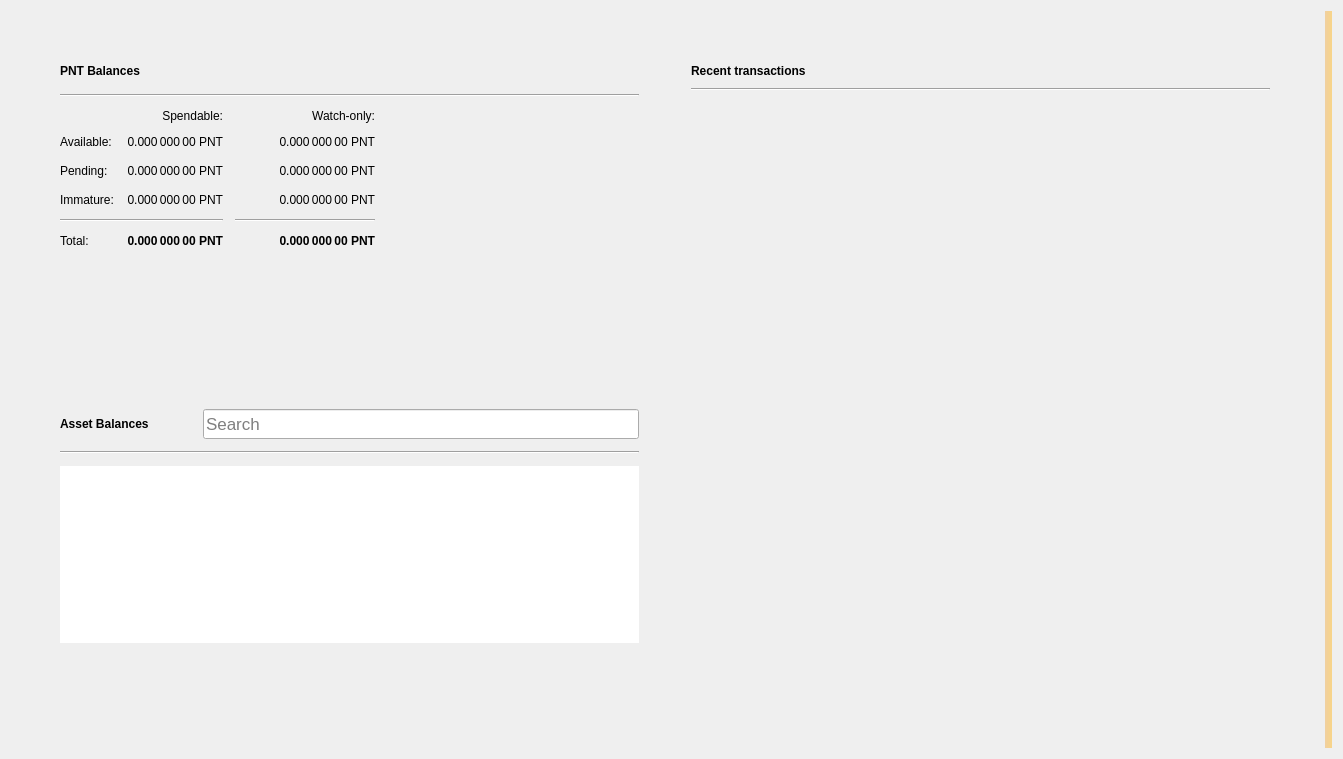
<?xml version="1.0" encoding="UTF-8"?>
<ui version="4.0">
 <class>OverviewPage</class>
 <widget class="QWidget" name="OverviewPage">
  <property name="geometry">
   <rect>
    <x>0</x>
    <y>0</y>
    <width>1343</width>
    <height>759</height>
   </rect>
  </property>
  <property name="windowTitle">
   <string>Form</string>
  </property>
  <property name="autoFillBackground">
   <bool>false</bool>
  </property>
  <layout class="QGridLayout" name="gridLayout_3">
   <item row="0" column="1">
    <layout class="QVBoxLayout" name="verticalLayout_7">
     <property name="spacing">
      <number>0</number>
     </property>
     <property name="leftMargin">
      <number>0</number>
     </property>
     <property name="topMargin">
      <number>0</number>
     </property>
     <property name="rightMargin">
      <number>0</number>
     </property>
     <property name="bottomMargin">
      <number>0</number>
     </property>
     <item>
      <layout class="QHBoxLayout" name="horizontalLayout" stretch="0,0">
       <property name="spacing">
        <number>34</number>
       </property>
       <property name="sizeConstraint">
        <enum>QLayout::SetMaximumSize</enum>
       </property>
       <property name="leftMargin">
        <number>40</number>
       </property>
       <property name="topMargin">
        <number>40</number>
       </property>
       <property name="rightMargin">
        <number>40</number>
       </property>
       <property name="bottomMargin">
        <number>40</number>
       </property>
       <item>
        <layout class="QVBoxLayout" name="verticalLayout_2">
         <property name="spacing">
          <number>34</number>
         </property>
         <property name="rightMargin">
          <number>0</number>
         </property>
         <item>
          <widget class="QFrame" name="frame">
           <property name="sizePolicy">
            <sizepolicy hsizetype="Preferred" vsizetype="Preferred">
             <horstretch>0</horstretch>
             <verstretch>0</verstretch>
            </sizepolicy>
           </property>
           <property name="frameShape">
            <enum>QFrame::NoFrame</enum>
           </property>
           <property name="frameShadow">
            <enum>QFrame::Raised</enum>
           </property>
           <property name="lineWidth">
            <number>10</number>
           </property>
           <layout class="QVBoxLayout" name="verticalLayout_4">
            <property name="spacing">
             <number>12</number>
            </property>
            <item>
             <layout class="QHBoxLayout" name="horizontalLayout_4">
              <item>
               <widget class="QLabel" name="pointsBalancesLabel">
                <property name="font">
                 <font>
                  <weight>75</weight>
                  <bold>true</bold>
                 </font>
                </property>
                <property name="text">
                 <string>PNT Balances</string>
                </property>
               </widget>
              </item>
              <item>
               <widget class="QPushButton" name="labelWalletStatus">
                <property name="enabled">
                 <bool>true</bool>
                </property>
                <property name="maximumSize">
                 <size>
                  <width>30</width>
                  <height>16777215</height>
                 </size>
                </property>
                <property name="toolTip">
                 <string>The displayed information may be out of date. Your wallet automatically synchronizes with the points network after a connection is established, but this process has not completed yet.</string>
                </property>
                <property name="text">
                 <string/>
                </property>
                <property name="icon">
                 <iconset>
                  <normaloff>:/icons/warning</normaloff>
                  <disabledoff>:/icons/warning</disabledoff>:/icons/warning</iconset>
                </property>
                <property name="iconSize">
                 <size>
                  <width>24</width>
                  <height>24</height>
                 </size>
                </property>
                <property name="flat">
                 <bool>true</bool>
                </property>
               </widget>
              </item>
              <item>
               <spacer name="horizontalSpacer_3">
                <property name="orientation">
                 <enum>Qt::Horizontal</enum>
                </property>
                <property name="sizeHint" stdset="0">
                 <size>
                  <width>40</width>
                  <height>20</height>
                 </size>
                </property>
               </spacer>
              </item>
             </layout>
            </item>
            <item>
             <widget class="Line" name="line_2">
              <property name="orientation">
               <enum>Qt::Horizontal</enum>
              </property>
             </widget>
            </item>
            <item>
             <layout class="QGridLayout" name="gridLayout">
              <property name="spacing">
               <number>12</number>
              </property>
              <item row="3" column="2">
               <widget class="QLabel" name="labelWatchImmature">
                <property name="font">
                 <font>
                  <weight>50</weight>
                  <bold>false</bold>
                 </font>
                </property>
                <property name="cursor">
                 <cursorShape>IBeamCursor</cursorShape>
                </property>
                <property name="toolTip">
                 <string>Mined balance in watch-only addresses that has not yet matured</string>
                </property>
                <property name="text">
                 <string notr="true">0.000 000 00 PNT</string>
                </property>
                <property name="alignment">
                 <set>Qt::AlignRight|Qt::AlignTrailing|Qt::AlignVCenter</set>
                </property>
                <property name="textInteractionFlags">
                 <set>Qt::LinksAccessibleByMouse|Qt::TextSelectableByKeyboard|Qt::TextSelectableByMouse</set>
                </property>
               </widget>
              </item>
              <item row="2" column="3">
               <spacer name="horizontalSpacer_2">
                <property name="orientation">
                 <enum>Qt::Horizontal</enum>
                </property>
                <property name="sizeHint" stdset="0">
                 <size>
                  <width>40</width>
                  <height>20</height>
                 </size>
                </property>
               </spacer>
              </item>
              <item row="1" column="0">
               <widget class="QLabel" name="labelBalanceText">
                <property name="text">
                 <string>Available:</string>
                </property>
               </widget>
              </item>
              <item row="1" column="2">
               <widget class="QLabel" name="labelWatchAvailable">
                <property name="font">
                 <font>
                  <weight>50</weight>
                  <bold>false</bold>
                 </font>
                </property>
                <property name="cursor">
                 <cursorShape>IBeamCursor</cursorShape>
                </property>
                <property name="toolTip">
                 <string>Your current balance in watch-only addresses</string>
                </property>
                <property name="text">
                 <string notr="true">0.000 000 00 PNT</string>
                </property>
                <property name="alignment">
                 <set>Qt::AlignRight|Qt::AlignTrailing|Qt::AlignVCenter</set>
                </property>
                <property name="textInteractionFlags">
                 <set>Qt::LinksAccessibleByMouse|Qt::TextSelectableByKeyboard|Qt::TextSelectableByMouse</set>
                </property>
               </widget>
              </item>
              <item row="2" column="1">
               <widget class="QLabel" name="labelUnconfirmed">
                <property name="font">
                 <font>
                  <weight>50</weight>
                  <bold>false</bold>
                 </font>
                </property>
                <property name="cursor">
                 <cursorShape>IBeamCursor</cursorShape>
                </property>
                <property name="toolTip">
                 <string>Total of transactions that have yet to be confirmed, and do not yet count toward the spendable balance</string>
                </property>
                <property name="text">
                 <string notr="true">0.000 000 00 PNT</string>
                </property>
                <property name="alignment">
                 <set>Qt::AlignRight|Qt::AlignTrailing|Qt::AlignVCenter</set>
                </property>
                <property name="textInteractionFlags">
                 <set>Qt::LinksAccessibleByMouse|Qt::TextSelectableByKeyboard|Qt::TextSelectableByMouse</set>
                </property>
               </widget>
              </item>
              <item row="4" column="2">
               <widget class="Line" name="lineWatchBalance">
                <property name="sizePolicy">
                 <sizepolicy hsizetype="Preferred" vsizetype="Fixed">
                  <horstretch>0</horstretch>
                  <verstretch>0</verstretch>
                 </sizepolicy>
                </property>
                <property name="minimumSize">
                 <size>
                  <width>140</width>
                  <height>0</height>
                 </size>
                </property>
                <property name="orientation">
                 <enum>Qt::Horizontal</enum>
                </property>
               </widget>
              </item>
              <item row="0" column="1">
               <widget class="QLabel" name="labelSpendable">
                <property name="text">
                 <string>Spendable:</string>
                </property>
                <property name="alignment">
                 <set>Qt::AlignRight|Qt::AlignTrailing|Qt::AlignVCenter</set>
                </property>
               </widget>
              </item>
              <item row="3" column="0">
               <widget class="QLabel" name="labelImmatureText">
                <property name="text">
                 <string>Immature:</string>
                </property>
               </widget>
              </item>
              <item row="5" column="2">
               <widget class="QLabel" name="labelWatchTotal">
                <property name="font">
                 <font>
                  <weight>75</weight>
                  <bold>true</bold>
                 </font>
                </property>
                <property name="cursor">
                 <cursorShape>IBeamCursor</cursorShape>
                </property>
                <property name="toolTip">
                 <string>Current total balance in watch-only addresses</string>
                </property>
                <property name="text">
                 <string notr="true">0.000 000 00 PNT</string>
                </property>
                <property name="alignment">
                 <set>Qt::AlignRight|Qt::AlignTrailing|Qt::AlignVCenter</set>
                </property>
                <property name="textInteractionFlags">
                 <set>Qt::LinksAccessibleByMouse|Qt::TextSelectableByKeyboard|Qt::TextSelectableByMouse</set>
                </property>
               </widget>
              </item>
              <item row="4" column="0" colspan="2">
               <widget class="Line" name="line">
                <property name="orientation">
                 <enum>Qt::Horizontal</enum>
                </property>
               </widget>
              </item>
              <item row="0" column="2">
               <widget class="QLabel" name="labelWatchonly">
                <property name="text">
                 <string>Watch-only:</string>
                </property>
                <property name="alignment">
                 <set>Qt::AlignRight|Qt::AlignTrailing|Qt::AlignVCenter</set>
                </property>
               </widget>
              </item>
              <item row="5" column="1">
               <widget class="QLabel" name="labelTotal">
                <property name="font">
                 <font>
                  <weight>75</weight>
                  <bold>true</bold>
                 </font>
                </property>
                <property name="cursor">
                 <cursorShape>IBeamCursor</cursorShape>
                </property>
                <property name="toolTip">
                 <string>Your current total balance</string>
                </property>
                <property name="text">
                 <string notr="true">0.000 000 00 PNT</string>
                </property>
                <property name="alignment">
                 <set>Qt::AlignRight|Qt::AlignTrailing|Qt::AlignVCenter</set>
                </property>
                <property name="textInteractionFlags">
                 <set>Qt::LinksAccessibleByMouse|Qt::TextSelectableByKeyboard|Qt::TextSelectableByMouse</set>
                </property>
               </widget>
              </item>
              <item row="1" column="1">
               <widget class="QLabel" name="labelBalance">
                <property name="font">
                 <font>
                  <weight>50</weight>
                  <bold>false</bold>
                 </font>
                </property>
                <property name="cursor">
                 <cursorShape>IBeamCursor</cursorShape>
                </property>
                <property name="toolTip">
                 <string>Your current spendable balance</string>
                </property>
                <property name="text">
                 <string notr="true">0.000 000 00 PNT</string>
                </property>
                <property name="alignment">
                 <set>Qt::AlignRight|Qt::AlignTrailing|Qt::AlignVCenter</set>
                </property>
                <property name="textInteractionFlags">
                 <set>Qt::LinksAccessibleByMouse|Qt::TextSelectableByKeyboard|Qt::TextSelectableByMouse</set>
                </property>
               </widget>
              </item>
              <item row="2" column="0">
               <widget class="QLabel" name="labelPendingText">
                <property name="text">
                 <string>Pending:</string>
                </property>
               </widget>
              </item>
              <item row="5" column="0">
               <widget class="QLabel" name="labelTotalText">
                <property name="text">
                 <string>Total:</string>
                </property>
               </widget>
              </item>
              <item row="3" column="1">
               <widget class="QLabel" name="labelImmature">
                <property name="font">
                 <font>
                  <weight>50</weight>
                  <bold>false</bold>
                 </font>
                </property>
                <property name="cursor">
                 <cursorShape>IBeamCursor</cursorShape>
                </property>
                <property name="toolTip">
                 <string>Mined balance that has not yet matured</string>
                </property>
                <property name="text">
                 <string notr="true">0.000 000 00 PNT</string>
                </property>
                <property name="alignment">
                 <set>Qt::AlignRight|Qt::AlignTrailing|Qt::AlignVCenter</set>
                </property>
                <property name="textInteractionFlags">
                 <set>Qt::LinksAccessibleByMouse|Qt::TextSelectableByKeyboard|Qt::TextSelectableByMouse</set>
                </property>
               </widget>
              </item>
              <item row="2" column="2">
               <widget class="QLabel" name="labelWatchPending">
                <property name="font">
                 <font>
                  <weight>50</weight>
                  <bold>false</bold>
                 </font>
                </property>
                <property name="cursor">
                 <cursorShape>IBeamCursor</cursorShape>
                </property>
                <property name="toolTip">
                 <string>Unconfirmed transactions to watch-only addresses</string>
                </property>
                <property name="text">
                 <string notr="true">0.000 000 00 PNT</string>
                </property>
                <property name="alignment">
                 <set>Qt::AlignRight|Qt::AlignTrailing|Qt::AlignVCenter</set>
                </property>
                <property name="textInteractionFlags">
                 <set>Qt::LinksAccessibleByMouse|Qt::TextSelectableByKeyboard|Qt::TextSelectableByMouse</set>
                </property>
               </widget>
              </item>
             </layout>
            </item>
           </layout>
          </widget>
         </item>
         <item>
          <widget class="QWidget" name="assetVerticalSpaceWidget2" native="true">
           <property name="autoFillBackground">
            <bool>false</bool>
           </property>
           <layout class="QVBoxLayout" name="verticalLayout_6">
            <item>
             <spacer name="verticalSpacer_4">
              <property name="orientation">
               <enum>Qt::Vertical</enum>
              </property>
              <property name="sizeHint" stdset="0">
               <size>
                <width>20</width>
                <height>87</height>
               </size>
              </property>
             </spacer>
            </item>
           </layout>
          </widget>
         </item>
         <item>
          <widget class="QFrame" name="assetFrame">
           <property name="autoFillBackground">
            <bool>true</bool>
           </property>
           <property name="frameShape">
            <enum>QFrame::NoFrame</enum>
           </property>
           <property name="frameShadow">
            <enum>QFrame::Plain</enum>
           </property>
           <property name="lineWidth">
            <number>0</number>
           </property>
           <layout class="QVBoxLayout" name="verticalLayout_5">
            <property name="spacing">
             <number>12</number>
            </property>
            <item>
             <layout class="QHBoxLayout" name="assetBalanceHorizontalLayout">
              <item alignment="Qt::AlignVCenter">
               <widget class="QLabel" name="assetBalanceLabel">
                <property name="font">
                 <font>
                  <weight>75</weight>
                  <bold>true</bold>
                 </font>
                </property>
                <property name="text">
                 <string>Asset Balances</string>
                </property>
               </widget>
              </item>
              <item>
               <widget class="QPushButton" name="labelAssetStatus">
                <property name="enabled">
                 <bool>true</bool>
                </property>
                <property name="maximumSize">
                 <size>
                  <width>30</width>
                  <height>16777215</height>
                 </size>
                </property>
                <property name="toolTip">
                 <string>The displayed information may be out of date. Your wallet automatically synchronizes with the points network after a connection is established, but this process has not completed yet.</string>
                </property>
                <property name="text">
                 <string/>
                </property>
                <property name="icon">
                 <iconset>
                  <normaloff>:/icons/warning</normaloff>
                  <disabledoff>:/icons/warning</disabledoff>:/icons/warning</iconset>
                </property>
                <property name="iconSize">
                 <size>
                  <width>24</width>
                  <height>24</height>
                 </size>
                </property>
                <property name="flat">
                 <bool>true</bool>
                </property>
               </widget>
              </item>
              <item alignment="Qt::AlignBottom">
               <widget class="QLineEdit" name="assetSearch">
                <property name="sizePolicy">
                 <sizepolicy hsizetype="Expanding" vsizetype="Preferred">
                  <horstretch>0</horstretch>
                  <verstretch>0</verstretch>
                 </sizepolicy>
                </property>
                <property name="minimumSize">
                 <size>
                  <width>0</width>
                  <height>30</height>
                 </size>
                </property>
                <property name="maximumSize">
                 <size>
                  <width>16777215</width>
                  <height>30</height>
                 </size>
                </property>
                <property name="sizeIncrement">
                 <size>
                  <width>0</width>
                  <height>0</height>
                 </size>
                </property>
                <property name="baseSize">
                 <size>
                  <width>0</width>
                  <height>0</height>
                 </size>
                </property>
                <property name="font">
                 <font>
                  <pointsize>13</pointsize>
                 </font>
                </property>
                <property name="maxLength">
                 <number>32</number>
                </property>
                <property name="frame">
                 <bool>true</bool>
                </property>
                <property name="alignment">
                 <set>Qt::AlignLeading|Qt::AlignLeft|Qt::AlignVCenter</set>
                </property>
                <property name="placeholderText">
                 <string>Search</string>
                </property>
                <property name="clearButtonEnabled">
                 <bool>true</bool>
                </property>
               </widget>
              </item>
             </layout>
            </item>
            <item>
             <widget class="Line" name="assetBalanceLine">
              <property name="orientation">
               <enum>Qt::Horizontal</enum>
              </property>
             </widget>
            </item>
            <item>
             <widget class="QListView" name="listAssets">
              <property name="frameShape">
               <enum>QFrame::NoFrame</enum>
              </property>
              <property name="lineWidth">
               <number>0</number>
              </property>
              <property name="verticalScrollMode">
               <enum>QAbstractItemView::ScrollPerItem</enum>
              </property>
             </widget>
            </item>
            <item>
             <widget class="QWidget" name="assetVerticalSpaceWidget" native="true">
              <property name="autoFillBackground">
               <bool>false</bool>
              </property>
              <layout class="QVBoxLayout" name="verticalLayout">
               <item>
                <spacer name="verticalSpacer_3">
                 <property name="orientation">
                  <enum>Qt::Vertical</enum>
                 </property>
                 <property name="sizeHint" stdset="0">
                  <size>
                   <width>20</width>
                   <height>40</height>
                  </size>
                 </property>
                </spacer>
               </item>
              </layout>
             </widget>
            </item>
           </layout>
          </widget>
         </item>
        </layout>
       </item>
       <item>
        <layout class="QVBoxLayout" name="verticalLayout_3">
         <property name="spacing">
          <number>34</number>
         </property>
         <property name="leftMargin">
          <number>0</number>
         </property>
         <item>
          <widget class="QFrame" name="frame_2">
           <property name="sizePolicy">
            <sizepolicy hsizetype="Preferred" vsizetype="Fixed">
             <horstretch>0</horstretch>
             <verstretch>0</verstretch>
            </sizepolicy>
           </property>
           <property name="frameShape">
            <enum>QFrame::NoFrame</enum>
           </property>
           <property name="frameShadow">
            <enum>QFrame::Plain</enum>
           </property>
           <property name="lineWidth">
            <number>0</number>
           </property>
           <layout class="QGridLayout" name="gridLayout_2">
            <property name="horizontalSpacing">
             <number>12</number>
            </property>
            <item row="0" column="0">
             <layout class="QHBoxLayout" name="horizontalLayout_2">
              <item>
               <widget class="QLabel" name="recentTransactionsLabel">
                <property name="font">
                 <font>
                  <weight>75</weight>
                  <bold>true</bold>
                 </font>
                </property>
                <property name="text">
                 <string>Recent transactions</string>
                </property>
               </widget>
              </item>
              <item>
               <widget class="QPushButton" name="labelTransactionsStatus">
                <property name="enabled">
                 <bool>true</bool>
                </property>
                <property name="maximumSize">
                 <size>
                  <width>30</width>
                  <height>16777215</height>
                 </size>
                </property>
                <property name="toolTip">
                 <string>The displayed information may be out of date. Your wallet automatically synchronizes with the points network after a connection is established, but this process has not completed yet.</string>
                </property>
                <property name="text">
                 <string/>
                </property>
                <property name="icon">
                 <iconset>
                  <normaloff>:/icons/warning</normaloff>
                  <disabledoff>:/icons/warning</disabledoff>:/icons/warning</iconset>
                </property>
                <property name="iconSize">
                 <size>
                  <width>24</width>
                  <height>24</height>
                 </size>
                </property>
                <property name="flat">
                 <bool>true</bool>
                </property>
               </widget>
              </item>
              <item>
               <spacer name="horizontalSpacer">
                <property name="orientation">
                 <enum>Qt::Horizontal</enum>
                </property>
                <property name="sizeHint" stdset="0">
                 <size>
                  <width>40</width>
                  <height>20</height>
                 </size>
                </property>
               </spacer>
              </item>
             </layout>
            </item>
            <item row="2" column="0">
             <widget class="QListView" name="listTransactions">
              <property name="styleSheet">
               <string notr="true">QListView { background: transparent; }</string>
              </property>
              <property name="frameShape">
               <enum>QFrame::NoFrame</enum>
              </property>
              <property name="verticalScrollBarPolicy">
               <enum>Qt::ScrollBarAlwaysOff</enum>
              </property>
              <property name="horizontalScrollBarPolicy">
               <enum>Qt::ScrollBarAlwaysOff</enum>
              </property>
              <property name="selectionMode">
               <enum>QAbstractItemView::NoSelection</enum>
              </property>
             </widget>
            </item>
            <item row="1" column="0">
             <widget class="Line" name="line_3">
              <property name="orientation">
               <enum>Qt::Horizontal</enum>
              </property>
             </widget>
            </item>
           </layout>
          </widget>
         </item>
         <item>
          <spacer name="verticalSpacer_2">
           <property name="orientation">
            <enum>Qt::Vertical</enum>
           </property>
           <property name="sizeHint" stdset="0">
            <size>
             <width>20</width>
             <height>40</height>
            </size>
           </property>
          </spacer>
         </item>
        </layout>
       </item>
      </layout>
     </item>
    </layout>
   </item>
   <item row="0" column="3">
    <widget class="QLabel" name="labelAlerts">
     <property name="visible">
      <bool>true</bool>
     </property>
     <property name="styleSheet">
      <string notr="true">QLabel { background-color: qlineargradient(x1: 0, y1: 0, x2: 1, y2: 0, stop:0 #F0D0A0, stop:1 #F8D488); color:#000000; }</string>
     </property>
     <property name="wordWrap">
      <bool>true</bool>
     </property>
     <property name="margin">
      <number>3</number>
     </property>
     <property name="textInteractionFlags">
      <set>Qt::TextSelectableByMouse</set>
     </property>
    </widget>
   </item>
  </layout>
 </widget>
 <resources/>
 <connections/>
</ui>
